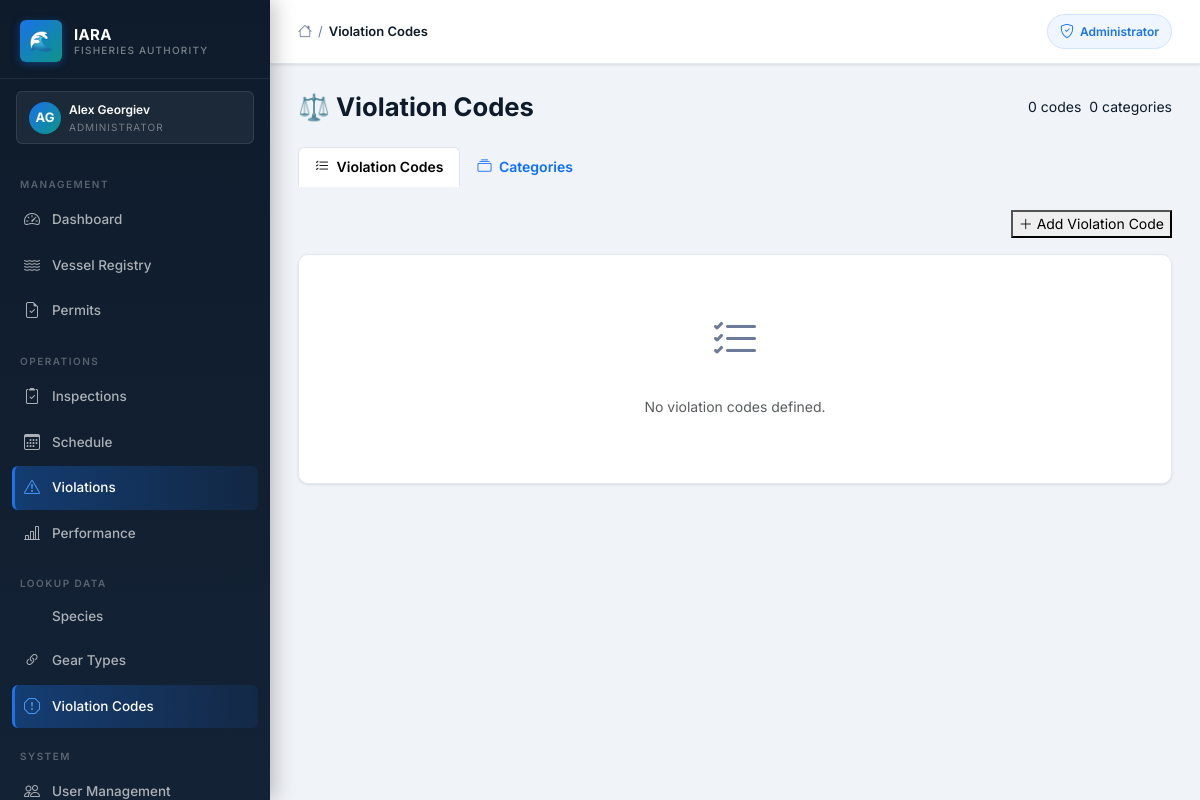
Screenshot of /admin/lookup/violations (signed in) with the database file from the repository.
### iara_app/models.py (models this page shows, shortened)
class User(UserMixin, db.Model):
    __tablename__ = "users"
    id = db.Column(db.Integer, primary_key=True)
    first_name = db.Column(db.String(50), nullable=False)
    last_name = db.Column(db.String(50), nullable=False)
    email = db.Column(db.String(120), unique=True, nullable=False)
    phone = db.Column(db.String(20), nullable=False)
    role = db.Column(db.String(50), nullable=False)
    password_hash = db.Column(db.String(128), nullable=False)
    vessel_registration = db.Column(db.String(50))
    fishing_permit_number = db.Column(db.String(50))
    inspector_id = db.Column(db.Integer, db.ForeignKey("users.id"), nullable=True)
    id_number = db.Column(db.String(50))
    age_category = db.Column(db.String(20))
    created_at = db.Column(db.DateTime, default=datetime.utcnow)
    is_active = db.Column(db.Boolean, default=True)
    reset_token       = db.Column(db.String(100), nullable=True)
    reset_token_expiry = db.Column(db.DateTime, nullable=True)
    failed_logins   = db.Column(db.Integer, default=0)
    locked_until    = db.Column(db.DateTime, nullable=True)
    inspections = db.relationship("Inspection", foreign_keys="Inspection.inspector_id", backref="inspector", lazy=True)
    scheduled_inspections = db.relationship("ScheduledInspection", foreign_keys="ScheduledInspection.inspector_id", backref="assigned_inspector", lazy=True)
    created_scheduled_inspections = db.relationship("ScheduledInspection", foreign_keys="ScheduledInspection.created_by_id", backref="created_by_user", lazy=True)
    audit_logs = db.relationship("AuditLog", foreign_keys="AuditLog.user_id", backref="user", lazy=True)

### iara_app/routes/lookup.py (the view)
@bp.route("/violations")
@login_required
@admin_required
def violation_codes_list():
    tab        = request.args.get("tab", "codes")
    categories = ViolationCategory.query.order_by(ViolationCategory.name).all()
    codes      = ViolationCode.query.order_by(ViolationCode.code).all()
    cat_form  = ViolationCategoryForm()
    code_form = ViolationCodeForm()
    code_form.set_category_choices()
    return render_template(
        "lookup/violation_codes.html",
        categories=categories,
        codes=codes,
        tab=tab,
        cat_form=cat_form,
        code_form=code_form,
        title="Violation Codes"
    )

### iara_app/__init__.py (called while the page is built)
def create_app():
    app = Flask(__name__)
    app.config.from_object(Config)
    db.init_app(app)
    login_manager.init_app(app)
    migrate.init_app(app, db)
    csrf.init_app(app)
    from .models import User
    @login_manager.user_loader
    def load_user(user_id):
        user = db.session.get(User, int(user_id))   # SQLAlchemy 2.x style
        if user is None:
            return None
        if not user.is_active:
            return None
        return user
    from .routes import register_blueprints
    register_blueprints(app)
    scheduler.init_app(app)
    scheduler.start()
    scheduler.add_job(
        id="expire_permits_daily",
        func=expire_old_permits,
        trigger="interval",
        days=1
    )
    return app

### iara_app/forms.py (called while the page is built)
    def set_category_choices(self):
        self.category_id.choices = [
            (c.id, c.name) for c in ViolationCategory.query.order_by(ViolationCategory.name).all()
        ]

### iara_app/templates/lookup/violation_codes.html (shortened to what this page needs)
{% extends "layout/base.html" %}
{% block content %}
<div class="d-flex align-items-center justify-content-between mb-4 gap-3 flex-wrap">
  <h1 class="mb-0" style="font-size:1.6rem;font-weight:700;">⚖️ Violation Codes</h1>
  <div class="d-flex gap-2">
    <span class="iara-stat-chip">{{ codes|length }} codes</span>
    <span class="iara-stat-chip">{{ categories|length }} categories</span>
  </div>
</div>
<ul class="nav nav-tabs mb-4" id="violationTabs" role="tablist" style="border-bottom:2px solid var(--border);">
  <li class="nav-item">
    <a class="nav-link {% if tab == 'codes' %}active{% endif %}"
       href="{{ url_for('lookup.violation_codes_list', tab='codes') }}"
       style="font-weight:600;">
      <i class="bi bi-list-check me-1"></i> Violation Codes
    </a>
  </li>
  <li class="nav-item">
    <a class="nav-link {% if tab == 'categories' %}active{% endif %}"
       href="{{ url_for('lookup.violation_codes_list', tab='categories') }}"
       style="font-weight:600;">
      <i class="bi bi-collection me-1"></i> Categories
    </a>
  </li>
</ul>
{% if tab == 'codes' %}
<div class="d-flex justify-content-end mb-3">
  <button class="iara-btn iara-btn-primary" data-bs-toggle="modal" data-bs-target="#addCodeModal">
    <i class="bi bi-plus-lg"></i> Add Violation Code
  </button>
</div>
{% if codes %}
<div class="iara-card overflow-hidden">
  <div class="table-responsive">
    <table class="iara-table">
      <thead>
        <tr>
          <th style="width:90px;">Code</th>
          <th>Title</th>
          <th>Category</th>
          <th>Severity</th>
          <th>Law Article</th>
          <th>Penalty (EUR)</th>
          <th></th>
        </tr>
      </thead>
      <tbody>
        {% for vc in codes %}
        {% set sev_color = {
          'Low':      ('background:#f0fdf4;color:#15803d;border:1px solid #bbf7d0;'),
          'Medium':   ('background:#fffbeb;color:#b45309;border:1px solid #fde68a;'),
          'High':     ('background:#fff7ed;color:#c2410c;border:1px solid #fed7aa;'),
          'Critical': ('background:#fef2f2;color:#991b1b;border:1px solid #fecaca;')
        }.get(vc.default_severity, '') %}
        <tr>
          <td>
            <span class="badge" style="background:var(--surface-2);color:var(--text-primary);border:1px solid var(--border);font-family:monospace;">
              {{ vc.code }}
            </span>
          </td>
          <td style="font-weight:600;">
            {{ vc.title }}
            {% if vc.description %}
            <br><small style="color:var(--text-secondary);font-weight:400;">{{ vc.description[:60] }}{% if vc.description|length > 60 %}…{% endif %}</small>
            {% endif %}
          </td>
          <td>
            <span class="badge" style="background:var(--surface-2);color:var(--text-secondary);border:1px solid var(--border);">
              {{ vc.category.name }}
            </span>
          </td>
          <td>
            <span class="badge" style="{{ sev_color }}">{{ vc.default_severity }}</span>
          </td>
          <td style="font-size:.82rem;color:var(--text-secondary);">{{ vc.law_article or '—' }}</td>
          <td style="font-weight:600;">
            {% if vc.default_penalty %}€{{ "%.2f"|format(vc.default_penalty) }}{% else %}—{% endif %}
          </td>
          <td class="text-end">
            <a href="{{ url_for('lookup.violation_code_edit', code_id=vc.id) }}"
               class="iara-btn iara-btn-secondary iara-btn-sm me-1">
              <i class="bi bi-pencil"></i>
            </a>
            <button type="button"
              class="iara-btn iara-btn-danger iara-btn-sm"
              onclick="confirmDeleteCode({{ vc.id }}, '{{ vc.code }}')">
              <i class="bi bi-trash"></i>
            </button>
          </td>
        </tr>
        {% endfor %}
      </tbody>
    </table>
  </div>
</div>
{% else %}
<div class="iara-card p-5 text-center">
  <i class="bi bi-list-check" style="font-size:3rem;color:var(--text-secondary);"></i>
  <p class="mt-3 text-muted">No violation codes defined.</p>
</div>
{% endif %}
{% endif %}
{% endblock %}

### iara_app/templates/layout/base.html (shortened to what this page needs)
<!DOCTYPE html>
<html lang="en">
<head>
  <link href="https://cdn.jsdelivr.net/npm/bootstrap@5.3.2/dist/css/bootstrap.min.css" rel="stylesheet">
  <link rel="stylesheet" href="https://cdn.jsdelivr.net/npm/bootstrap-icons@1.11.3/font/bootstrap-icons.min.css">
  <link rel="stylesheet" href="{{ url_for('static', filename='css/iara_theme.css') }}">
</head>
<body>
  {% if current_user.is_authenticated %}
  <aside class="iara-sidebar">
    <a class="sidebar-brand" href="#">
      <div class="sidebar-brand-icon">🌊</div>
      <div class="sidebar-brand-text">
        <div class="sidebar-brand-name">IARA</div>
        <div class="sidebar-brand-sub">Fisheries Authority</div>
      </div>
    </a>
    <div class="sidebar-role-banner">
      <div class="sidebar-role-avatar">
        {{ current_user.first_name[0]|upper }}{{ current_user.last_name[0]|upper }}
      </div>
      <div>
        <div class="sidebar-role-name">{{ current_user.first_name }} {{ current_user.last_name }}</div>
        <div class="sidebar-role-label">
          {% if current_user.role == "administrator" %}Administrator
          {% elif current_user.role == "inspector" %}Inspector
          {% elif current_user.role == "fisherman" %}Fisherman
          {% else %}Amateur Fisher{% endif %}
        </div>
      </div>
    </div>
    <nav class="sidebar-nav">
      {% if current_user.role == "administrator" %}
      <div class="sidebar-section-label">Management</div>
      <a href="{{ url_for('admin.admin_dashboard') }}"
        class="sidebar-link {% if request.endpoint == 'admin.admin_dashboard' %}active{% endif %}">
        <i class="bi bi-speedometer2"></i> Dashboard
      </a>
      <a href="{{ url_for('admin.vessels') }}"
        class="sidebar-link {% if 'vessel' in request.endpoint %}active{% endif %}">
        <i class="bi bi-water"></i> Vessel Registry
      </a>
      <a href="{{ url_for('admin.permits') }}"
        class="sidebar-link ">
        <i class="bi bi-file-earmark-check"></i> Permits
      </a>
      <div class="sidebar-section-label" style="margin-top:8px;">Operations</div>
      <a href="{{ url_for('admin.admin_inspections') }}"
        class="sidebar-link {% if 'inspection' in request.endpoint and 'schedule' not in request.endpoint %}active{% endif %}">
        <i class="bi bi-clipboard2-check"></i> Inspections
      </a>
      <a href="{{ url_for('admin.schedule_list') }}"
        class="sidebar-link {% if 'schedule' in request.endpoint %}active{% endif %}">
        <i class="bi bi-calendar3"></i> Schedule
      </a>
      <a href="{{ url_for('admin.admin_violations') }}"
        class="sidebar-link {% if 'violation' in request.endpoint %}active{% endif %}">
        <i class="bi bi-exclamation-triangle"></i> Violations
      </a>
      <a href="{{ url_for('admin.admin_inspector_performance') }}"
        class="sidebar-link {% if 'performance' in request.endpoint %}active{% endif %}">
        <i class="bi bi-bar-chart-line"></i> Performance
      </a>
      <div class="sidebar-section-label" style="margin-top:8px;">Lookup Data</div>
      <a href="{{ url_for('lookup.species_list') }}"
        class="sidebar-link {% if 'species' in request.endpoint %}active{% endif %}">
         Species
      </a>
      <a href="{{ url_for('lookup.gear_list') }}"
        class="sidebar-link {% if 'gear' in request.endpoint %}active{% endif %}">
        <i class="bi bi-link-45deg"></i> Gear Types
      </a>
      <a href="{{ url_for('lookup.violation_codes_list') }}"
        class="sidebar-link {% if 'violation_code' in request.endpoint %}active{% endif %}">
        <i class="bi bi-exclamation-octagon"></i> Violation Codes
      </a>
      <div class="sidebar-section-label" style="margin-top:8px;">System</div>
      <a href="{{ url_for('admin.admin_users') }}"
        class="sidebar-link {% if 'users' in request.endpoint %}active{% endif %}">
        <i class="bi bi-people"></i> User Management
      </a>
      {% endif %}
    </nav>
  </aside>
  {% endif %}
  <div class="iara-main" {% if not current_user.is_authenticated %}style="margin-left:0;" {% endif %}>
    <header class="iara-topbar">
      <div class="topbar-breadcrumb">
        <i class="bi bi-house" style="color:var(--text-secondary);font-size:14px;"></i>
        <span class="bc-sep">/</span>
        <span class="bc-current">{{ title if title else "Dashboard" }}</span>
      </div>
      <div class="topbar-actions">
        {% if current_user.is_authenticated %}
        {% if current_user.role == "administrator" %}
        <span class="topbar-badge">
          <i class="bi bi-shield-check"></i> Administrator
        </span>
        {% elif current_user.role == "inspector" %}
        <span class="topbar-badge" style="background:#eff6ff;border-color:#bfdbfe;color:#1d4ed8;">
          <i class="bi bi-clipboard2-check"></i> Inspector
        </span>
        {% elif current_user.role == "fisherman" %}
        <span class="topbar-badge" style="background:#f0fdf4;border-color:#bbf7d0;color:#15803d;">
          <i class="bi bi-water"></i> Fisherman
        </span>
        {% else %}
        <span class="topbar-badge" style="background:#fffbeb;border-color:#fde68a;color:#b45309;">
          <i class="bi bi-person"></i> Amateur
        </span>
        {% endif %}
        {% endif %}
      </div>
    </header>
    <main class="iara-content">
      {% block content %}{% endblock %}
    </main>
  </div>
</body>
</html>

### rows the page displays
User: first_name "A", last_name "G", first_name "Alex", last_name "Georgiev"

### other values shown
{{ title if title else "Dashboard" }} "Violation Codes"
{{ codes|length }} "0"
{{ categories|length }} "0"
